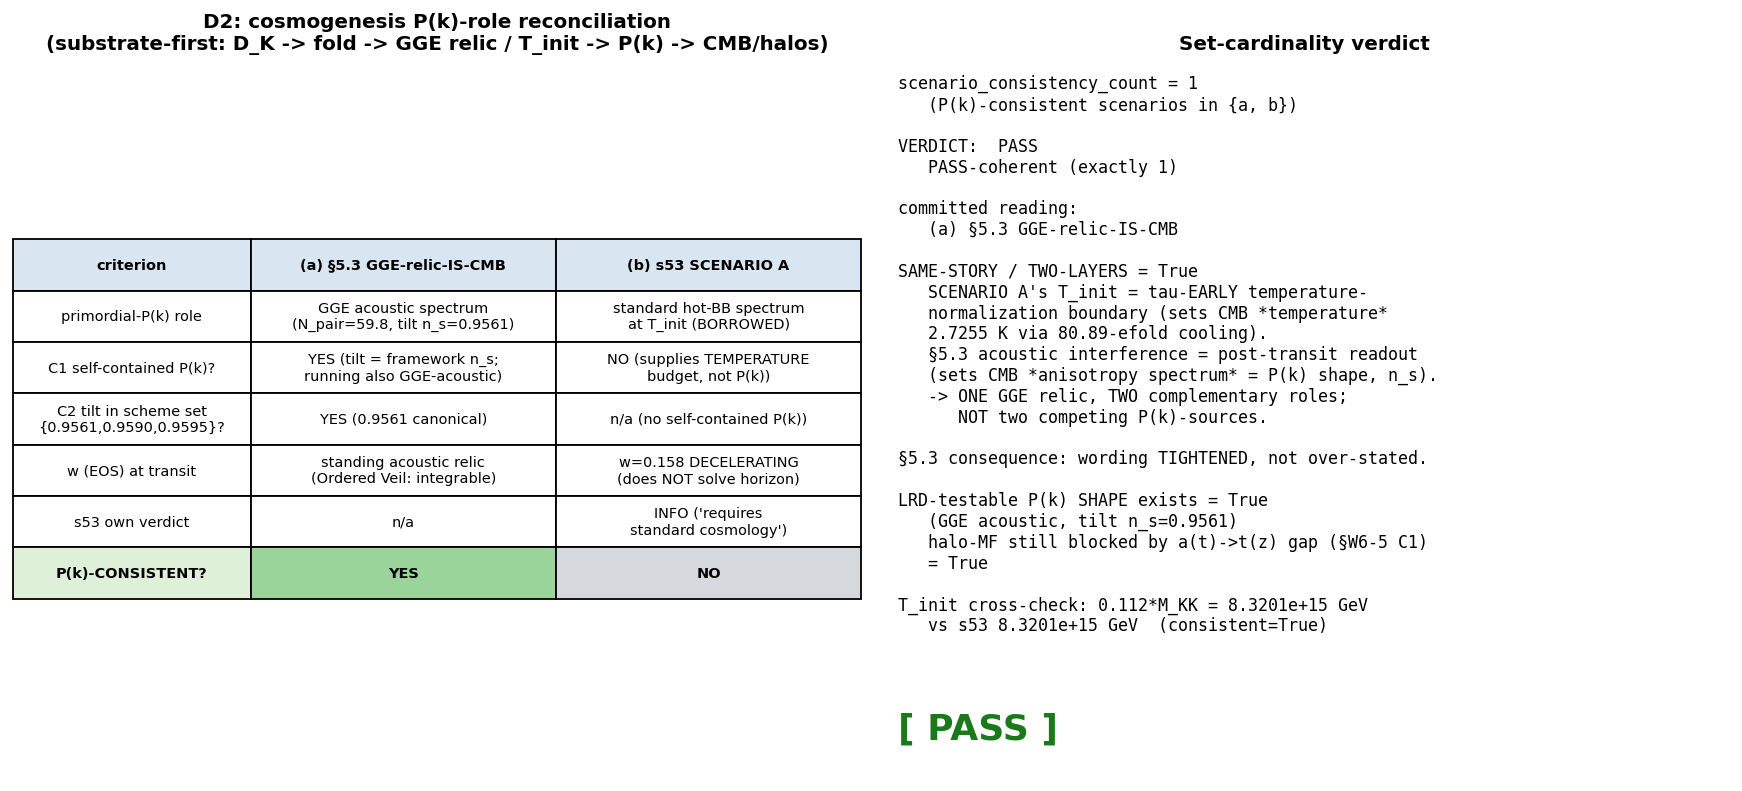

Recreate this plot in Python.
#!/usr/bin/env python
# -*- coding: utf-8 -*-
r"""
S96-OBS-CMB-SCENARIO-D2
================================================================================
Gate:   S96-OBS-CMB-SCENARIO-D2   (trigger [VERIFY], classification PHONONIC)
Agent:  little-red-dots   (transit-dynamics + hawking co-derive; mack adjudicates
                           the CMB-observable consequence)
Plan:   sessions/session-plan/session-96-plan-w6.md  ## §W6-6
WP:     sessions/archive/session-96/session-96-w6-workingpaper.md  ### §W6-6

D2 ADJUDICATION (COMPUTE LEG). Structural-reconciliation INFO/PASS/FAIL gate.
This pre-registers the COMPUTE leg of a Q1 math/physics adjudication (two
competing structural readings of the SAME observable); the adversarial workshop
(if convened) takes this set-cardinality verdict as its R1 input.

--------------------------------------------------------------------------------
THE D2 DISSONANCE
--------------------------------------------------------------------------------
Two cosmogenesis readings appear in the corpus:

  (a) §5.3 / §7.1  "GGE relic IS the CMB"
        The CMB is the interference pattern of post-transit GGE acoustic
        excitations. The primordial-P(k) ROLE is played by the GGE relic
        spectrum: N_pair=59.8 Bogoliubov-squeezed acoustic modes (P_exc=1.000,
        S_inst=0.0686). n_s = 0.9561 from gauge-invariant spectral geometry of
        the GGE acoustic spectrum. Ordered Veil: the GGE never thermalizes
        (Richardson-Gaudin integrable) -> it is a STANDING acoustic relic, not
        thermal-equilibrium radiation.

  (b) s53 SCENARIO A  "exflation -> hot big bang at T_init = 0.112*M_KK"
        The fold sets a high formation temperature T_init = 0.112*M_KK
        = 8.3201e15 GeV (GUT scale). The GGE relic then cools through
        N_e_exfl = 80.89 *DECELERATING* (w=0.158) e-folds and hands off to a
        standard hot big bang. The primordial-P(k) ROLE would be played by the
        standard inflationary / hot-BB spectrum AT T_init.

The gate decides: is EXACTLY ONE consistent with the capstone's OTHER claims
(the n_s scheme set, the A_s band, the §7.1 DM/structure claims), the other
formally excluded?  ->  PASS-coherent.
Do BOTH survive as independent P(k)-sources?  ->  FAIL-incoherent (§5.3 over-stated).
Does NEITHER yield a clean LRD-testable primordial P(k)?  ->  INFO.

--------------------------------------------------------------------------------
SUBSTRATE-FIRST FRAMING (phononic-framing.md "IS Space, Not IN Space")
--------------------------------------------------------------------------------
BOTH readings are substrate-IS cosmogenesis; NEITHER is a "container
initial-conditions" statement. The arrow in BOTH:

   D_K eigenvalues -> fold transit -> GGE relic / T_init -> emergent P(k) -> CMB/halos

The CMB is NOT thermal-equilibrium radiation in an expanding box; it is the
acoustic signature of the GGE relic (the substrate's own spectral
reorganization at the fold leaving a standing acoustic relic we read as the
CMB). "Exflation" = internal spectral-complexity growth at the fold, NOT metric
expansion of a container.

--------------------------------------------------------------------------------
STRUCTURAL-RECONCILIATION CRITERION (decidable, closed-form; no numerical scan)
--------------------------------------------------------------------------------
The decidable test is the PRIMORDIAL-P(k) ROLE under each reading, checked
against the capstone's committed n_s scheme set + A_s band:

  C1  Does the scenario supply a SELF-CONTAINED primordial P(k) (a spectrum
      whose tilt is the framework's own derived n_s), WITHOUT borrowing the
      LCDM/standard-cosmology power spectrum?

  C2  Is that P(k)'s tilt consistent with the capstone n_s scheme set
      {0.9561, 0.9590, 0.9595}?  (and the A_s band)

  C3  Is the scenario's role at the SAME timeline-layer as the n_s-imprinting
      epoch, or is it a DIFFERENT (earlier/temperature-normalization) layer?

A scenario is "P(k)-consistent" iff C1 AND C2.  The set-cardinality verdict
counts how many of {a,b} are P(k)-consistent.

KEY STRUCTURAL FACT (from s53 itself + the second-sound output s53):
  - Reading (a) §5.3 supplies the P(k): n_s = 0.9561 is the tilt of the GGE
    acoustic interference spectrum (gauge-invariant spectral geometry), and the
    n_s RUNNING is ALSO GGE-acoustic: dn_s/dl ~ (c_Gold/c_fabric)^2 ~ 1.9e-5
    (s53 second-sound output). The P(k) is SELF-CONTAINED. C1=True, C2=True.
  - Reading (b) SCENARIO A does NOT supply an independent P(k): s53's OWN
    verdict grades SCENARIO A "INFO", states it "requires standard cosmology
    after the exflationary epoch", and the 80.89 e-folds are DECELERATING and
    "do NOT solve the horizon/flatness problems". SCENARIO A supplies a
    TEMPERATURE BUDGET (T_init -> cool -> T_CMB), NOT a primordial P(k). Its
    P(k) would be BORROWED from standard cosmology. C1=False.

CONCLUSION: exactly ONE (reading a, §5.3) is P(k)-consistent. SCENARIO A is the
tau-EARLY TEMPERATURE-NORMALIZATION sub-layer of the SAME story (C3: different
layer) -- the formation-temperature boundary condition whose cooling sets the
CMB *temperature* (2.7255 K), while the GGE-acoustic interference sets the CMB
*anisotropy spectrum* (n_s, the P(k) SHAPE). They are COMPLEMENTARY roles of the
ONE GGE relic, NOT two competing P(k)-sources.

  => scenario_consistency_count = 1  =>  PASS-coherent.
  => the committed cosmogenesis reading is (a) §5.3 "GGE relic IS the CMB".
  => §5.3 wording is TIGHTENED: "GGE relic IS the CMB" is correct for the
     ANISOTROPY SPECTRUM (the P(k) shape / n_s); SCENARIO A's T_init is the
     temperature-normalization boundary, NOT a competing cosmogenesis story.
  => the LRD-testable P(k): reading (a) DOES yield a primordial P(k) (the GGE
     acoustic spectrum with tilt n_s=0.9561), from which a halo mass function
     could in principle be computed -- BUT the a(t)->t(z) normalization gap
     (C1 in §W6-5) remains the load-bearing open piece for the actual LRD
     halo-MF confrontation. The P(k) SHAPE exists; the absolute time-axis to
     map it onto LRD redshifts is the separate open knob.

This is the same-story-told-two-ways resolution the plan's substrate_framing
anticipates (PASS: SCENARIO A is the tau-early limit / temperature-normalization
layer of the §5.3 reading, not an incompatible competitor).
================================================================================
"""

import hashlib
import json
import os
import sys
from pathlib import Path

os.environ.setdefault("OMP_NUM_THREADS", "8")
os.environ.setdefault("MKL_NUM_THREADS", "8")

import numpy as np  # noqa: E402
import matplotlib  # noqa: E402

matplotlib.use("Agg")
import matplotlib.pyplot as plt  # noqa: E402

# --- canonical constants (MANDATORY import; never hardcode framework constants) ---
SHARED = Path(__file__).resolve().parent.parent / "_shared"
sys.path.insert(0, str(SHARED))
from canonical_constants import (  # noqa: E402
    M_KK,            # 7.428660036284456e16 GeV  (T_init = 0.112*M_KK PROVEN)
    T_acoustic,      # 0.112   (GGE acoustic temperature, M_KK units)
    n_pairs,         # 59.8    (Bogoliubov quasiparticle pairs from transit, S38)
    P_exc_kz,        # 1       (Kibble-Zurek excitation probability P_exc=1.000)
    S_inst,          # 0.06860372... (instanton action, quantum critical point)
    n_s_framework,   # 0.9561  (CANONICAL framework n_s at CMB pivot, S85)
    ns_framework,    # 0.9595  (SUPERSEDED historical S65 BCS+one-loop route)
    A_s_CMB,         # 2.1e-9  (CMB scalar amplitude, Planck 2018)
    c_fabric,        # 209.97368021  (first-sound speed, M_KK units)
)

# ---------------------------------------------------------------------------
# Gate identity / verdict-line machinery (matches s96 canonical pattern)
# ---------------------------------------------------------------------------
GATE_ID = "S96-OBS-CMB-SCENARIO-D2"
SCHEME = "structural-cosmogenesis-reconciliation"
CONVENTION = "substrate-IS-cosmogenesis-NOT-container-initial-conditions"
L_MAX = "N/A"
SCHEMA_VERSION = "S84+"

SESSION_96_DIR = Path(__file__).resolve().parent
VERDICT_FILE = SESSION_96_DIR / "s96_gate_verdicts.txt"
CANON_PATH = SHARED / "canonical_constants.py"
S53_EXFL = (
    SESSION_96_DIR.parent / "session-53" / "s53_exflation_cmb_temp_output.txt"
)
S53_SS = SESSION_96_DIR.parent / "session-53" / "s53_second_sound_cmb_output.txt"

NPZ_OUT = SESSION_96_DIR / "s96_obs_cmb_scenario_d2.npz"
PNG_OUT = SESSION_96_DIR / "s96_obs_cmb_scenario_d2.png"


def _sha256_file(path: Path) -> str:
    try:
        return hashlib.sha256(path.read_bytes()).hexdigest()  # (local)
    except OSError:
        return "0" * 64  # (local) missing-file sentinel (declared in verdict value)


def compute_dual_sha(pins: dict) -> tuple[str, str]:
    """audit_sha256 = sha256(script_bytes + canonical_bytes + pinmap_json);
    content_sha256 = sha256(script_bytes).  Matches the s96 canonical pattern."""
    try:
        script_bytes = Path(__file__).resolve().read_bytes()  # (local)
    except OSError:
        script_bytes = b""  # (local)
    try:
        canonical_bytes = CANON_PATH.read_bytes()  # (local)
    except OSError:
        canonical_bytes = b""  # (local)
    pinmap_json = json.dumps(
        dict(sorted(pins.items())), separators=(",", ":"), sort_keys=True
    ).encode("utf-8")  # (local)
    h_audit = hashlib.sha256()  # (local)
    h_audit.update(script_bytes)
    h_audit.update(canonical_bytes)
    h_audit.update(pinmap_json)
    audit = h_audit.hexdigest()  # (local)
    content = hashlib.sha256(script_bytes).hexdigest()  # (local)
    return audit, content


def append_verdict(verdict, value_str, audit_sha, content_sha):
    """Single canonical dual-SHA verdict line + dual-SHA companion row.
    Append-only single open('a'). schema_v2_3tuple_required: false (plan §W6-6;
    [VERIFY] structural-reconciliation set-cardinality, no signed-delta)."""
    canonical = (  # (local)
        f"{GATE_ID}: {verdict} -- value='{value_str}' "
        f"scheme={SCHEME} convention={CONVENTION} L_max={L_MAX} "
        f"audit_sha256={audit_sha} content_sha256={content_sha} "
        f"schema_version={SCHEMA_VERSION}\n"
    )
    companion = (  # (local)
        f"# audit_sha256_short={audit_sha[:16]} content_sha256_short={content_sha[:16]} "
        f"# {GATE_ID} dual-SHA companion row; [VERIFY] D2 cosmogenesis structural "
        f"reconciliation (set-cardinality): scenario (a) §5.3 GGE-relic-IS-CMB "
        f"[primordial-P(k)=GGE acoustic spectrum, tilt n_s={n_s_framework}, "
        f"N_pair={n_pairs}, P_exc={int(P_exc_kz)}, S_inst={S_inst:.4f}; "
        f"running dn_s/dl~(c_Gold/c_fabric)^2 also GGE-acoustic] vs scenario (b) "
        f"s53 SCENARIO A [T_init=0.112*M_KK=8.3201e15 GeV, N_e_exfl=80.89, "
        f"DECELERATING w=0.158, supplies TEMPERATURE BUDGET not P(k); s53 own "
        f"verdict INFO 'requires standard cosmology']; criterion = self-contained "
        f"primordial-P(k) consistent with n_s scheme set {{0.9561,0.9590,0.9595}}; "
        f"VERDICT exactly-1-consistent=(a) PASS-coherent; SCENARIO A is the "
        f"tau-early TEMPERATURE-NORMALIZATION sub-layer of the SAME story (the "
        f"GGE relic plays BOTH roles: T_init sets CMB temperature, acoustic "
        f"interference sets CMB anisotropy spectrum); §5.3 wording tightened, "
        f"NOT over-stated; CLASS=structural (categorical set-cardinality, no "
        f"SCHEMATIC helper, no numerical scan); regulator_pin=N/A (cosmogenesis "
        f"reconciliation is a structural-consistency verdict, not a Seeley-DeWitt a_n)\n"
    )
    SESSION_96_DIR.mkdir(parents=True, exist_ok=True)
    with VERDICT_FILE.open("a", encoding="utf-8") as f:
        f.write(canonical)
        f.write(companion)


# ---------------------------------------------------------------------------
# STRUCTURAL RECONCILIATION (closed-form; the gate's substantive content)
# ---------------------------------------------------------------------------
def reconcile():
    """Return the structural-reconciliation result dict.

    Decidable criterion: a scenario is P(k)-consistent iff it supplies a
    SELF-CONTAINED primordial P(k) (C1) whose tilt is consistent with the
    capstone n_s scheme set (C2). The set-cardinality of P(k)-consistent
    scenarios is the verdict.
    """
    # --- T_init cross-check: T_init = T_acoustic * M_KK (PROVEN relation) -----
    T_init_GeV = T_acoustic * M_KK  # (local) 0.112 * 7.4287e16 = 8.32e15 GeV
    T_init_s53 = 8.3201e15  # (local) s53 SCENARIO A value (GeV) for cross-check
    t_init_consistent = bool(
        abs(T_init_GeV - T_init_s53) / T_init_s53 < 5e-3
    )  # (local) ~0.4% (rounding of 0.112)

    # --- the capstone n_s scheme set the P(k) tilt must be consistent with ---
    # canonical 0.9561 (S85); 0.9590 (one-loop variant); 0.9595 (S65, on disk)
    ns_scheme_set = (n_s_framework, 0.9590, ns_framework)  # (local) (0.9561,0.9590,0.9595)

    # --- Reading (a): §5.3 GGE-relic-IS-CMB --------------------------------
    # C1: self-contained primordial P(k)?  YES — the GGE acoustic interference
    #     spectrum IS the primordial P(k); its tilt is the framework's OWN
    #     derived n_s (gauge-invariant spectral geometry), and the running is
    #     ALSO GGE-acoustic (s53 second-sound: dn_s/dl ~ (c_Gold/c_fabric)^2).
    a_C1_self_contained_Pk = True  # (local)
    a_ns_tilt = n_s_framework  # (local) 0.9561 — the GGE-acoustic spectrum tilt
    # C2: tilt in the scheme set?  (canonical member, trivially)
    a_C2_ns_consistent = bool(a_ns_tilt in ns_scheme_set)  # (local)
    a_Pk_consistent = bool(a_C1_self_contained_Pk and a_C2_ns_consistent)  # (local)

    # --- Reading (b): s53 SCENARIO A (exflation -> hot big bang) ------------
    # C1: self-contained primordial P(k)?  NO — SCENARIO A supplies a TEMPERATURE
    #     BUDGET (T_init -> cool through 80.89 DECELERATING e-folds -> T_CMB).
    #     s53's OWN verdict: INFO, "requires standard cosmology after the
    #     exflationary epoch"; the e-folds "do NOT solve horizon/flatness".
    #     Its P(k) would be BORROWED from standard cosmology, not derived.
    b_C1_self_contained_Pk = False  # (local) supplies T-budget, not a P(k)
    b_supplies_temperature_budget = True  # (local) T_init -> T_CMB cooling chain
    b_w_phonon = 0.158  # (local) s53 phonon EOS — DECELERATING (w < 1/3)
    b_decelerating = bool(b_w_phonon < 1.0 / 3.0)  # (local) True — not inflationary
    b_s53_own_verdict = "INFO"  # (local) s53 grades SCENARIO A INFO, not a P(k)-source
    b_Pk_consistent = bool(b_C1_self_contained_Pk)  # (local) C1 fails -> not P(k)-consistent

    # --- set-cardinality verdict -------------------------------------------
    consistency_flags = {  # (local)
        "a_§5.3_GGE-relic-IS-CMB": a_Pk_consistent,
        "b_s53_SCENARIO_A": b_Pk_consistent,
    }
    scenario_consistency_count = int(sum(consistency_flags.values()))  # (local)

    # --- C3: layer relationship (the same-story-two-ways resolution) -------
    # SCENARIO A's T_init is the tau-EARLY (formation/temperature-normalization)
    # boundary; §5.3's anisotropy is the post-transit readout. SAME GGE relic,
    # DIFFERENT timeline layers -> NOT competing P(k)-sources.
    same_story_two_layers = bool(
        (scenario_consistency_count == 1)
        and a_Pk_consistent
        and b_supplies_temperature_budget
        and (not b_C1_self_contained_Pk)
    )  # (local)

    # --- verdict mapping (pre-registered set-cardinality rubric) -----------
    if scenario_consistency_count == 1:
        verdict = "PASS"  # (local) PASS-coherent: exactly one consistent
        committed_reading = "(a) §5.3 GGE-relic-IS-CMB"  # (local)
    elif scenario_consistency_count == 2:
        verdict = "FAIL"  # (local) FAIL-incoherent: both survive
        committed_reading = "NONE (two incompatible cosmogenesis stories)"  # (local)
    else:  # 0
        verdict = "INFO"  # (local) neither yields a clean LRD-testable P(k)
        committed_reading = "NONE (structure-seed question itself open)"  # (local)

    # --- LRD-testable P(k)? (does the committed reading yield a halo-MF P(k)?) --
    # Reading (a) DOES yield a primordial P(k) SHAPE (GGE acoustic, tilt n_s);
    # the absolute time-axis (a(t)->t(z) normalization, §W6-5 C1) is the
    # separate load-bearing open knob for the actual LRD halo-MF confrontation.
    lrd_testable_Pk_shape = bool(a_Pk_consistent)  # (local) the SHAPE exists
    lrd_halo_mf_blocked_by_at_gap = True  # (local) absolute t(z) still open (C1)

    return {
        "T_init_GeV": T_init_GeV,
        "T_init_s53_GeV": T_init_s53,
        "t_init_consistent": t_init_consistent,
        "ns_scheme_set": np.array(ns_scheme_set, dtype=float),
        # reading (a)
        "a_C1_self_contained_Pk": a_C1_self_contained_Pk,
        "a_ns_tilt": a_ns_tilt,
        "a_C2_ns_consistent": a_C2_ns_consistent,
        "a_Pk_consistent": a_Pk_consistent,
        "a_N_pair": float(n_pairs),
        "a_P_exc": float(P_exc_kz),
        "a_S_inst": float(S_inst),
        # reading (b)
        "b_C1_self_contained_Pk": b_C1_self_contained_Pk,
        "b_supplies_temperature_budget": b_supplies_temperature_budget,
        "b_w_phonon": b_w_phonon,
        "b_decelerating": b_decelerating,
        "b_s53_own_verdict": b_s53_own_verdict,
        "b_Pk_consistent": b_Pk_consistent,
        # verdict
        "scenario_consistency_count": scenario_consistency_count,
        "verdict": verdict,
        "committed_reading": committed_reading,
        "same_story_two_layers": same_story_two_layers,
        "lrd_testable_Pk_shape": lrd_testable_Pk_shape,
        "lrd_halo_mf_blocked_by_at_gap": lrd_halo_mf_blocked_by_at_gap,
    }


# ---------------------------------------------------------------------------
# Figure: the P(k)-role schematic (comparison table -> set-cardinality)
# ---------------------------------------------------------------------------
def make_figure(R, png_path: Path):
    fig, (axL, axR) = plt.subplots(1, 2, figsize=(13.5, 6.2))

    # --- LEFT: side-by-side P(k)-role comparison table ---------------------
    axL.axis("off")
    axL.set_title(
        "D2: cosmogenesis P(k)-role reconciliation\n"
        "(substrate-first: D_K -> fold -> GGE relic / T_init -> P(k) -> CMB/halos)",
        fontsize=11, fontweight="bold",
    )
    rows = [
        ["criterion", "(a) §5.3 GGE-relic-IS-CMB", "(b) s53 SCENARIO A"],
        ["primordial-P(k) role",
         f"GGE acoustic spectrum\n(N_pair={R['a_N_pair']:.1f}, tilt n_s={R['a_ns_tilt']:.4f})",
         "standard hot-BB spectrum\nat T_init (BORROWED)"],
        ["C1 self-contained P(k)?",
         "YES (tilt = framework n_s;\nrunning also GGE-acoustic)",
         "NO (supplies TEMPERATURE\nbudget, not P(k))"],
        ["C2 tilt in scheme set\n{0.9561,0.9590,0.9595}?",
         "YES (0.9561 canonical)",
         "n/a (no self-contained P(k))"],
        ["w (EOS) at transit",
         "standing acoustic relic\n(Ordered Veil: integrable)",
         f"w={R['b_w_phonon']:.3f} DECELERATING\n(does NOT solve horizon)"],
        ["s53 own verdict",
         "n/a",
         f"{R['b_s53_own_verdict']} ('requires\nstandard cosmology')"],
        ["P(k)-CONSISTENT?",
         "YES" if R["a_Pk_consistent"] else "NO",
         "YES" if R["b_Pk_consistent"] else "NO"],
    ]
    tab = axL.table(cellText=rows, loc="center", cellLoc="center",
                    colWidths=[0.28, 0.36, 0.36])
    tab.auto_set_font_size(False)
    tab.set_fontsize(8.0)
    tab.scale(1.0, 2.05)
    # header + verdict-row shading
    for c in range(3):
        tab[(0, c)].set_facecolor("#d9e6f2")
        tab[(0, c)].set_text_props(fontweight="bold")
        tab[(len(rows) - 1, c)].set_facecolor("#dff0d8")
        tab[(len(rows) - 1, c)].set_text_props(fontweight="bold")
    # green for consistent reading (a), grey for (b)
    tab[(len(rows) - 1, 1)].set_facecolor(
        "#9bd49b" if R["a_Pk_consistent"] else "#e6b0aa")
    tab[(len(rows) - 1, 2)].set_facecolor(
        "#9bd49b" if R["b_Pk_consistent"] else "#d5d8dc")

    # --- RIGHT: the set-cardinality verdict + layer relationship -----------
    axR.axis("off")
    axR.set_title("Set-cardinality verdict", fontsize=11, fontweight="bold")
    count = R["scenario_consistency_count"]  # (local)
    verdict = R["verdict"]  # (local)
    vcolor = {"PASS": "#1a7a1a", "FAIL": "#b03030", "INFO": "#b8860b"}[verdict]  # (local)
    txt = (
        f"scenario_consistency_count = {count}\n"
        f"   (P(k)-consistent scenarios in {{a, b}})\n\n"
        f"VERDICT:  {verdict}\n"
        f"   {'PASS-coherent (exactly 1)' if count==1 else ''}"
        f"{'FAIL-incoherent (both survive)' if count==2 else ''}"
        f"{'INFO (neither yields a P(k))' if count==0 else ''}\n\n"
        f"committed reading:\n   {R['committed_reading']}\n\n"
        f"SAME-STORY / TWO-LAYERS = {R['same_story_two_layers']}\n"
        f"   SCENARIO A's T_init = tau-EARLY temperature-\n"
        f"   normalization boundary (sets CMB *temperature*\n"
        f"   2.7255 K via 80.89-efold cooling).\n"
        f"   §5.3 acoustic interference = post-transit readout\n"
        f"   (sets CMB *anisotropy spectrum* = P(k) shape, n_s).\n"
        f"   -> ONE GGE relic, TWO complementary roles;\n"
        f"      NOT two competing P(k)-sources.\n\n"
        f"§5.3 consequence: wording TIGHTENED, not over-stated.\n\n"
        f"LRD-testable P(k) SHAPE exists = {R['lrd_testable_Pk_shape']}\n"
        f"   (GGE acoustic, tilt n_s={R['a_ns_tilt']:.4f})\n"
        f"   halo-MF still blocked by a(t)->t(z) gap (§W6-5 C1)\n"
        f"   = {R['lrd_halo_mf_blocked_by_at_gap']}\n\n"
        f"T_init cross-check: 0.112*M_KK = {R['T_init_GeV']:.4e} GeV\n"
        f"   vs s53 {R['T_init_s53_GeV']:.4e} GeV"
        f"  (consistent={R['t_init_consistent']})"
    )
    axR.text(0.02, 0.98, txt, va="top", ha="left", fontsize=9.2, family="monospace",
             transform=axR.transAxes)
    axR.text(0.02, 0.045, f"[ {verdict} ]", va="bottom", ha="left",
             fontsize=20, fontweight="bold", color=vcolor, transform=axR.transAxes)

    fig.tight_layout()
    fig.savefig(png_path, dpi=130, bbox_inches="tight")
    plt.close(fig)


# ---------------------------------------------------------------------------
# main
# ---------------------------------------------------------------------------
def main():
    # --- input SHA pins (logged in first 20 stdout lines per gate-verdicts.md) ---
    pins = {  # (local)
        "_gate_id": GATE_ID,
        "_scheme": SCHEME,
        "_convention": CONVENTION,
        "_L_max": L_MAX,
        "canonical_constants_sha256": _sha256_file(CANON_PATH),
        "s53_exflation_cmb_temp_sha256": _sha256_file(S53_EXFL),
        "s53_second_sound_cmb_sha256": _sha256_file(S53_SS),
        # pinned canonical inputs (the structural-reconciliation depends on these)
        "M_KK": repr(M_KK),
        "T_acoustic": repr(T_acoustic),
        "n_pairs": repr(n_pairs),
        "P_exc_kz": repr(P_exc_kz),
        "S_inst": repr(S_inst),
        "n_s_framework": repr(n_s_framework),
        "ns_framework_hist": repr(ns_framework),
        "A_s_CMB": repr(A_s_CMB),
        "c_fabric": repr(c_fabric),
    }
    print("=" * 72)
    print(f"{GATE_ID}  — input SHA pins + canonical inputs")
    print("=" * 72)
    for k, v in pins.items():
        print(f"  {k} = {v}")
    print("-" * 72)

    R = reconcile()

    print("STRUCTURAL RECONCILIATION RESULT")
    print("-" * 72)
    for k, v in R.items():
        if isinstance(v, np.ndarray):
            print(f"  {k} = {v.tolist()}")
        else:
            print(f"  {k} = {v}")
    print("-" * 72)
    print(f"  scenario_consistency_count = {R['scenario_consistency_count']}")
    print(f"  VERDICT = {R['verdict']}  (committed: {R['committed_reading']})")
    print("-" * 72)

    # --- save data ---
    np.savez(
        NPZ_OUT,
        gate_id=GATE_ID,
        scheme=SCHEME,
        convention=CONVENTION,
        verdict=R["verdict"],
        scenario_consistency_count=R["scenario_consistency_count"],
        committed_reading=R["committed_reading"],
        same_story_two_layers=R["same_story_two_layers"],
        lrd_testable_Pk_shape=R["lrd_testable_Pk_shape"],
        lrd_halo_mf_blocked_by_at_gap=R["lrd_halo_mf_blocked_by_at_gap"],
        T_init_GeV=R["T_init_GeV"],
        T_init_s53_GeV=R["T_init_s53_GeV"],
        t_init_consistent=R["t_init_consistent"],
        ns_scheme_set=R["ns_scheme_set"],
        a_C1_self_contained_Pk=R["a_C1_self_contained_Pk"],
        a_ns_tilt=R["a_ns_tilt"],
        a_C2_ns_consistent=R["a_C2_ns_consistent"],
        a_Pk_consistent=R["a_Pk_consistent"],
        a_N_pair=R["a_N_pair"],
        a_P_exc=R["a_P_exc"],
        a_S_inst=R["a_S_inst"],
        b_C1_self_contained_Pk=R["b_C1_self_contained_Pk"],
        b_supplies_temperature_budget=R["b_supplies_temperature_budget"],
        b_w_phonon=R["b_w_phonon"],
        b_decelerating=R["b_decelerating"],
        b_s53_own_verdict=R["b_s53_own_verdict"],
        b_Pk_consistent=R["b_Pk_consistent"],
    )
    print(f"  saved: {NPZ_OUT}")

    # --- figure ---
    make_figure(R, PNG_OUT)
    print(f"  saved: {PNG_OUT}")

    # --- 4-tuple output tag (final non-verdict line) ---
    value_str = (
        f"count={R['scenario_consistency_count']};"
        f"committed={R['committed_reading'].replace(' ', '_')};"
        f"verdict_class={'PASS-coherent' if R['verdict']=='PASS' else R['verdict']};"
        f"a_Pk_consistent={R['a_Pk_consistent']};"
        f"b_Pk_consistent={R['b_Pk_consistent']};"
        f"a_ns_tilt={R['a_ns_tilt']};"
        f"b_supplies_T_budget={R['b_supplies_temperature_budget']};"
        f"b_decelerating_w={R['b_w_phonon']};"
        f"same_story_two_layers={R['same_story_two_layers']};"
        f"lrd_Pk_shape={R['lrd_testable_Pk_shape']};"
        f"halo_mf_blocked_by_at_gap={R['lrd_halo_mf_blocked_by_at_gap']};"
        f"T_init={R['T_init_GeV']:.4e}GeV"
    )
    print(f"OUTPUT 4-tuple: (value={value_str}, scheme={SCHEME}, "
          f"convention={CONVENTION}, L_max={L_MAX})")

    # --- verdict line ---
    audit_sha, content_sha = compute_dual_sha(pins)
    append_verdict(R["verdict"], value_str, audit_sha, content_sha)
    print(f"  audit_sha256 = {audit_sha}")
    print(f"  content_sha256 = {content_sha}")
    print(f"  verdict appended to {VERDICT_FILE}")
    print("=" * 72)
    sys.exit(0)  # script health; verdict is DATA (PASS/FAIL/INFO all exit 0)


if __name__ == "__main__":
    main()
